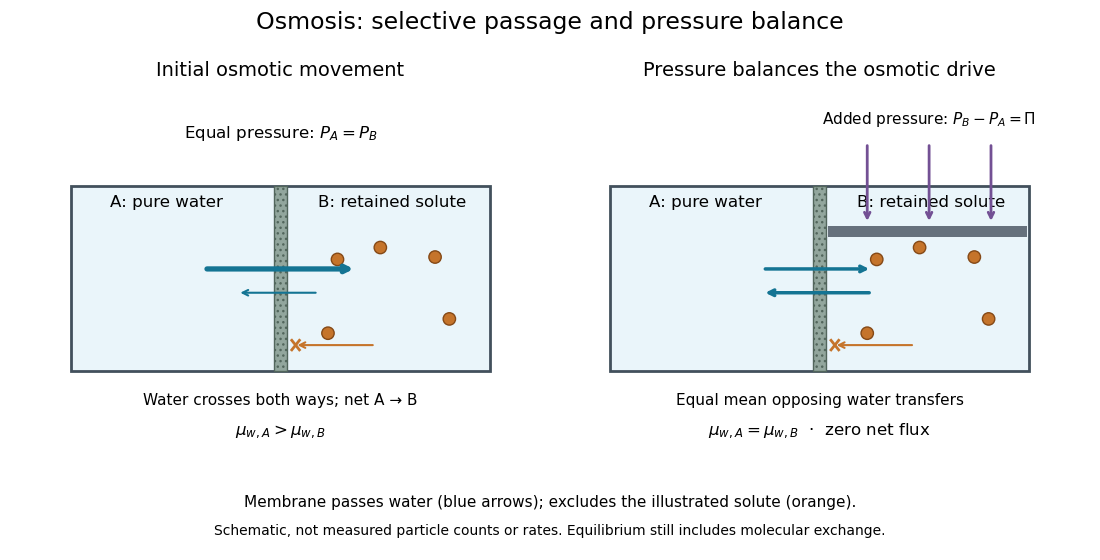

Recreate this plot in Python.
"""Draw selective water passage and its pressure balance (Python 3.14)."""

from pathlib import Path

import matplotlib.pyplot as plt
from matplotlib.patches import Circle, Rectangle


def arrow(ax, start, end, color, width=2.5):
    ax.annotate("", end, start, arrowprops={"arrowstyle": "->", "lw": width, "color": color})


def chamber(ax, balanced):
    ax.set(xlim=(0, 10), ylim=(0, 8))
    ax.set_aspect("equal")
    ax.axis("off")
    ax.add_patch(Rectangle((0.6, 2.2), 8.8, 3.9, facecolor="#eaf5fa", edgecolor="#42505c", lw=2))
    ax.add_patch(Rectangle((4.86, 2.2), 0.28, 3.9, facecolor="#92a69d", hatch="...", edgecolor="#52665c"))
    ax.text(2.6, 5.65, "A: pure water", ha="center", fontsize=12)
    ax.text(7.35, 5.65, "B: retained solute", ha="center", fontsize=12)
    for x, y in [(6, 3), (7.1, 4.8), (8.55, 3.3), (6.2, 4.55), (8.25, 4.6)]:
        ax.add_patch(Circle((x, y), 0.13, facecolor="#c5742b", edgecolor="#854916"))
    if balanced:
        ax.add_patch(Rectangle((5.17, 5.03), 4.18, 0.22, facecolor="#66717c"))
        for x in (6, 7.3, 8.6):
            arrow(ax, (x, 7), (x, 5.3), "#735094", 2)
        ax.text(7.3, 7.4, r"Added pressure: $P_B-P_A=\Pi$", ha="center", fontsize=11)
        arrow(ax, (3.8, 4.35), (6.1, 4.35), "#147493")
        arrow(ax, (6.1, 3.85), (3.8, 3.85), "#147493")
        ax.text(5, 1.5, "Equal mean opposing water transfers", ha="center", fontsize=11)
        ax.text(5, 0.85, r"$\mu_{w,A}=\mu_{w,B}$  ·  zero net flux", ha="center", fontsize=12)
        ax.set_title("Pressure balances the osmotic drive", fontsize=14, pad=14)
    else:
        ax.text(5, 7.1, r"Equal pressure: $P_A=P_B$", ha="center", fontsize=12)
        arrow(ax, (3.4, 4.35), (6.6, 4.35), "#147493", 3.8)
        arrow(ax, (5.8, 3.85), (4.1, 3.85), "#147493", 1.5)
        ax.text(5, 1.5, "Water crosses both ways; net A → B", ha="center", fontsize=11)
        ax.text(5, 0.85, r"$\mu_{w,A}>\mu_{w,B}$", ha="center", fontsize=12)
        ax.set_title("Initial osmotic movement", fontsize=14, pad=14)
    arrow(ax, (7, 2.75), (5.3, 2.75), "#c5742b", 1.5)
    ax.plot([5.24, 5.4], [2.65, 2.85], color="#c5742b", lw=2)
    ax.plot([5.24, 5.4], [2.85, 2.65], color="#c5742b", lw=2)


def main():
    fig, axes = plt.subplots(1, 2, figsize=(11, 5.6), facecolor="white")
    for ax, balanced in zip(axes, (False, True)):
        chamber(ax, balanced)
    fig.suptitle("Osmosis: selective passage and pressure balance", fontsize=17, y=0.98)
    fig.text(0.5, 0.095, "Membrane passes water (blue arrows); excludes the illustrated solute (orange).", ha="center", fontsize=11)
    fig.text(0.5, 0.045, "Schematic, not measured particle counts or rates. Equilibrium still includes molecular exchange.", ha="center", fontsize=10)
    fig.subplots_adjust(left=0.03, right=0.97, top=0.83, bottom=0.15, wspace=0.09)
    fig.savefig(Path(__file__).stem + ".png", dpi=100, facecolor="white", transparent=False)
    plt.close(fig)


if __name__ == "__main__":
    main()
